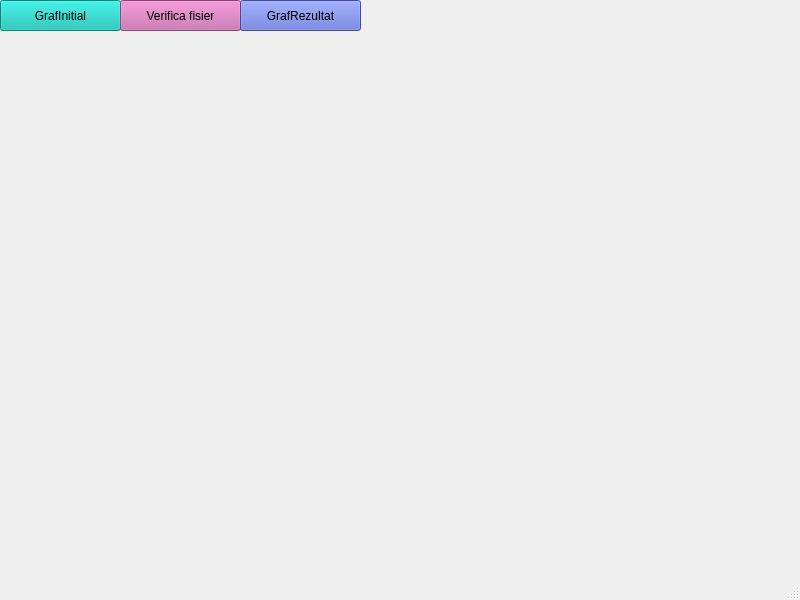
<?xml version="1.0" encoding="UTF-8"?>
<ui version="4.0">
 <class>MainWindow</class>
 <widget class="QMainWindow" name="MainWindow">
  <property name="geometry">
   <rect>
    <x>0</x>
    <y>0</y>
    <width>800</width>
    <height>600</height>
   </rect>
  </property>
  <property name="windowTitle">
   <string>MainWindow</string>
  </property>
  <widget class="QWidget" name="centralwidget">
   <widget class="QPushButton" name="pushButton">
    <property name="geometry">
     <rect>
      <x>0</x>
      <y>0</y>
      <width>121</width>
      <height>31</height>
     </rect>
    </property>
    <property name="styleSheet">
     <string notr="true">background-color: rgb(8, 188, 176);</string>
    </property>
    <property name="text">
     <string>GrafInitial</string>
    </property>
   </widget>
   <widget class="QPushButton" name="pushButton_2">
    <property name="geometry">
     <rect>
      <x>120</x>
      <y>0</y>
      <width>121</width>
      <height>31</height>
     </rect>
    </property>
    <property name="styleSheet">
     <string notr="true">background-color: rgb(195, 100, 165);</string>
    </property>
    <property name="text">
     <string>Verifica fisier</string>
    </property>
   </widget>
   <widget class="QPushButton" name="pushButton_3">
    <property name="geometry">
     <rect>
      <x>240</x>
      <y>0</y>
      <width>121</width>
      <height>31</height>
     </rect>
    </property>
    <property name="styleSheet">
     <string notr="true">background-color: rgb(88, 106, 209);</string>
    </property>
    <property name="text">
     <string>GrafRezultat</string>
    </property>
   </widget>
  </widget>
  <widget class="QMenuBar" name="menubar">
   <property name="geometry">
    <rect>
     <x>0</x>
     <y>0</y>
     <width>800</width>
     <height>25</height>
    </rect>
   </property>
  </widget>
  <widget class="QStatusBar" name="statusbar"/>
 </widget>
 <resources/>
 <connections/>
</ui>
